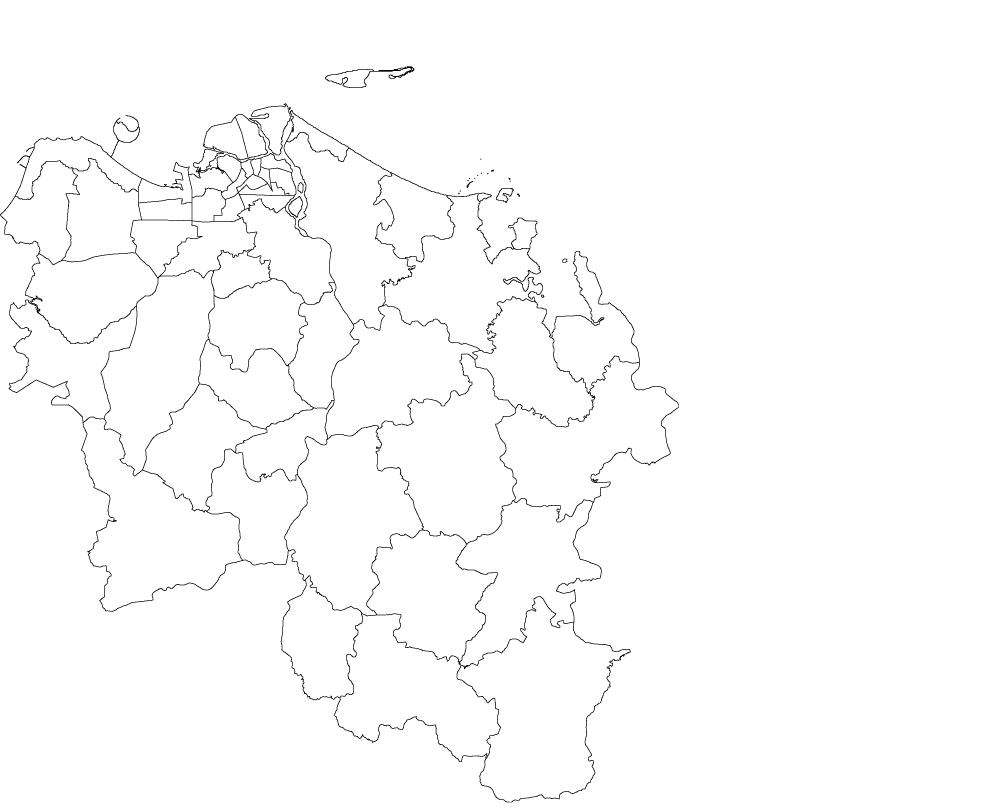
#> input picture 海南省村界/town/Empty_map/Haikou_2002.png, 2968 x 2432 px, found by its file name (shown at 1/3 size)
$ python align.py
#> lines starting #> are read from the running program, lines starting #| are printed output that depends on the picture; after the words box and inside, x2 and y2 are one past the last pixel; in counts of white or black regions, pixels touching at a corner belong together
# -*- coding: utf-8 -*-
"""精细配准诊断：base 边界 vs 图黑线 的重合度 + 可视化叠加。"""
import os
import numpy as np
import geopandas as gpd
from PIL import Image
from rasterio.transform import Affine
from rasterio.features import rasterize
import matplotlib
matplotlib.use("Agg")
import matplotlib.pyplot as plt
matplotlib.rcParams["font.sans-serif"] = ["Microsoft YaHei"]

BASE = r"D:\Windows\Documents\海南省村界\海南省村界"
TOWN = os.path.join(BASE, "town")
EMPTY = os.path.join(TOWN, "Empty_map")
HT = os.path.join(TOWN, "Hainan2002", "Hainan_town.shp")
OUTDIR = os.path.join(TOWN, "Haikou2002Color")
TARGET_CRS = "EPSG:32649"

img = np.array(Image.open(os.path.join(EMPTY, "Haikou_2002.png")).convert("RGB")).astype(np.int32)
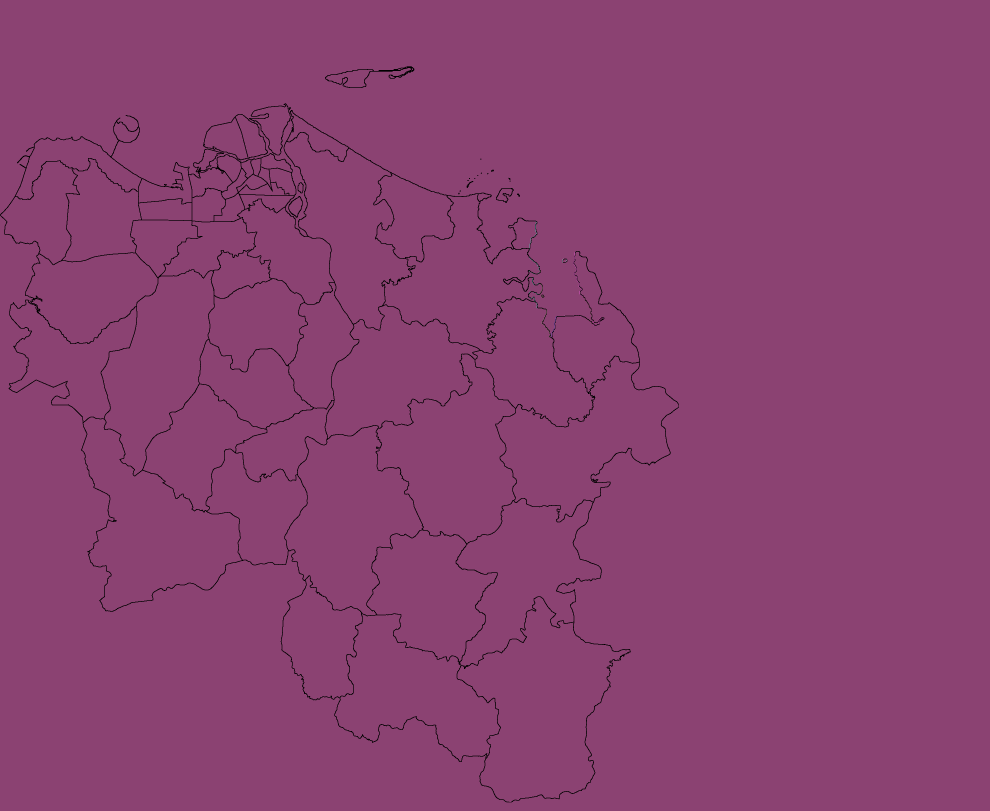
#> img: shape (2432, 2968, 3) int32 (shown at 1/3 size); 10 distinct labels, from 0 to 255; one colour per label, 0 black
H, W, _ = img.shape
#> H = 2432; W = 2968
dark = (img[:, :, 0] + img[:, :, 1] + img[:, :, 2]) < 3 * 128
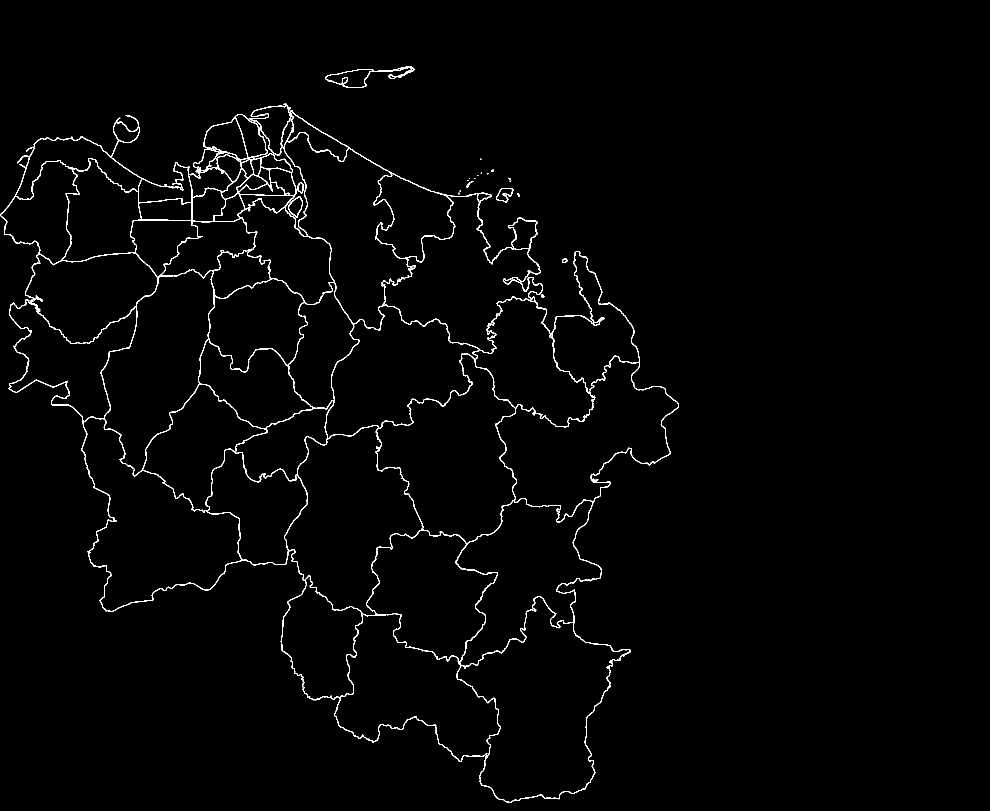
#> dark: shape (2432, 2968) bool (shown at 1/3 size); 1.2% white in thin lines or dots, all inside (x1, y1, x2, y2) = (0, 199, 2036, 2407)
print("黑线像素", int(dark.sum()))
#| 黑线像素 85647

#> (the run stopped early here; a loop or call above may not have finished)
